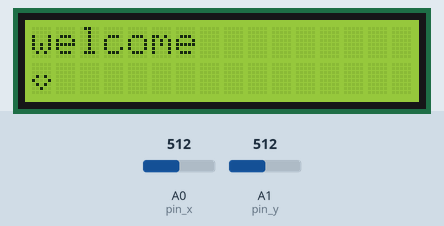
Bench run of a sketch on a simulated Arduino Uno, built with avr-gcc and run on an emulated ATmega328P. Parts: 16×2 character LCD. The inputs (shaded band) are chosen by the test bench; at power-on: A0 (pin_x) = 512, A1 (pin_y) = 512.

Above: at 0.1 s.
At 2.2 s:
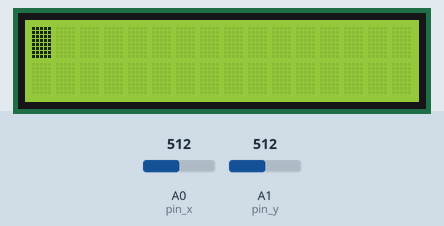
2.3 s: A0 (pin_x) set to 810
At 3.5 s:
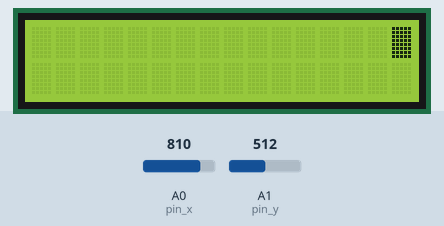
Timing chart, 0 to 5.3 s (numbered marks = the images above; inputs shaded):
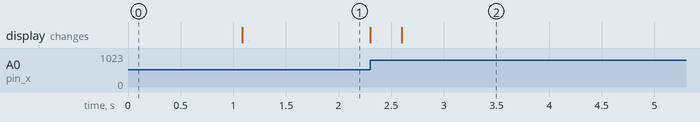

Measured:
- after the input at 2.3 s, the display: first changes at once (image 2 shows a later state)

The sketch:

LCDandjoystick.ino
```cpp
#include <LiquidCrystal_I2C.h>
LiquidCrystal_I2C lcd(0x27, 16, 2);
#define pin_x A0
#define pin_y A1
#define bottonpin 2

char message[] = "hello";
int cursorPos = 0;

void setup() {
  Serial.begin(9600);
  pinMode(pin_x, INPUT);
  pinMode(pin_y, INPUT);
  pinMode(bottonpin, INPUT);
  startanimation();
  lcd.setCursor(cursorPos, 0);
  lcd.blink();
}

void loop() {
  int valuex = analogRead(pin_x);
  int valuey = analogRead(pin_y);

  if (valuex <= 300 && cursorPos > 0) {
    cursorPos--;
  }
  if (valuex >= 800 && cursorPos < 15) {
    cursorPos++;
  }

  lcd.setCursor(cursorPos, 0);
}

void startanimation() {
  byte smile[8] = {0b00000, 0b00000, 0b00000, 0b001010, 0b10001, 0b01010, 0b00100, 0b00000};
  lcd.init();
  lcd.createChar(0, smile);
  lcd.setCursor(0, 0);
  lcd.backlight();
  lcd.print("welcome");
  lcd.setCursor(0, 1);
  lcd.write(byte(0));
  delay(1000);
  lcd.clear();
}
```
